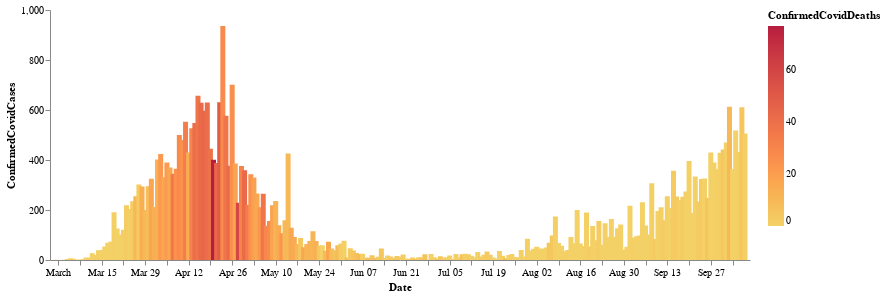

The notebook cell this image was saved under:
### Markdown cell above
# Alternative visualization - Altair

### Code cell
#@title
alt.Chart(df).mark_bar().encode(
    x = alt.X('Date:T'),
    y = alt.Y('ConfirmedCovidCases:Q'),
    color=alt.Color('ConfirmedCovidDeaths:Q', scale=alt.Scale(scheme='goldred')),  
    tooltip = [alt.Tooltip('ConfirmedCovidCases'),
               alt.Tooltip('ConfirmedCovidDeaths'),
               alt.Tooltip('Male'),
               alt.Tooltip('Female')]
).properties(
    width=700,
    height=250
).configure_axis(
    grid=False
).configure_view(
    strokeWidth=0
).interactive()

### Figure 1 — Vega-Lite specification as saved in the notebook (floating-point values rounded to 4 significant figures; data arrays with more than 128 entries replaced by an {"elided": "..."} marker saying what was removed)
{"config": {"view": {"continuousWidth": 400, "continuousHeight": 300, "strokeWidth": 0}, "axis": {"grid": false}}, "data": {"name": "data-0d1c994ce29a8e6e43bf273f6f9521b6"}, "mark": "bar", "encoding": {"color": {"type": "quantitative", "field": "ConfirmedCovidDeaths", "scale": {"scheme": "goldred"}}, "tooltip": [{"type": "quantitative", "field": "ConfirmedCovidCases"}, {"type": "quantitative", "field": "ConfirmedCovidDeaths"}, {"type": "quantitative", "field": "Male"}, {"type": "quantitative", "field": "Female"}], "x": {"type": "temporal", "field": "Date"}, "y": {"type": "quantitative", "field": "ConfirmedCovidCases"}}, "height": 250, "selection": {"selector001": {"type": "interval", "bind": "scales", "encodings": ["x", "y"]}}, "width": 700, "$schema": "https://vega.github.io/schema/vega-lite/v4.8.1.json", "datasets": {"data-0d1c994ce29a8e6e43bf273f6f9521b6": {"elided": "221 records"}}}
